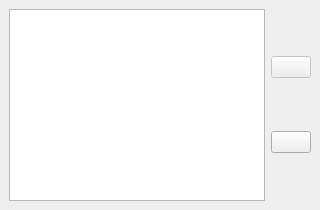
  <widget class="QDockWidget" name="dockStenoData">
   <property name="minimumSize">
    <size>
     <width>174</width>
     <height>113</height>
    </size>
   </property>
   <property name="windowTitle">
    <string>Reveal Steno</string>
   </property>
   <attribute name="dockWidgetArea">
    <number>8</number>
   </attribute>
   <widget class="QWidget" name="dockWidgetContents_7">
    <layout class="QHBoxLayout" name="horizontalLayout_8">
     <item>
      <widget class="QListWidget" name="parSteno">
       <property name="focusPolicy">
        <enum>Qt::NoFocus</enum>
       </property>
       <property name="contextMenuPolicy">
        <enum>Qt::NoContextMenu</enum>
       </property>
       <property name="horizontalScrollBarPolicy">
        <enum>Qt::ScrollBarAlwaysOff</enum>
       </property>
       <property name="editTriggers">
        <set>QAbstractItemView::NoEditTriggers</set>
       </property>
       <property name="alternatingRowColors">
        <bool>true</bool>
       </property>
       <property name="flow">
        <enum>QListView::LeftToRight</enum>
       </property>
       <property name="isWrapping" stdset="0">
        <bool>true</bool>
       </property>
       <property name="itemAlignment">
        <set>Qt::AlignLeading</set>
       </property>
      </widget>
     </item>
     <item>
      <layout class="QVBoxLayout" name="verticalLayout_22">
       <item>
        <widget class="QPushButton" name="downgradeRevealStenoEl">
         <property name="enabled">
          <bool>false</bool>
         </property>
         <property name="toolTip">
          <string>Downgrades selected element</string>
         </property>
         <property name="text">
          <string/>
         </property>
         <property name="icon">
          <iconset resource="resources/resources.qrc">
           <normaloff>:/arrow-270-medium.png</normaloff>:/arrow-270-medium.png</iconset>
         </property>
        </widget>
       </item>
       <item>
        <widget class="QPushButton" name="reveal_steno_refresh">
         <property name="focusPolicy">
          <enum>Qt::NoFocus</enum>
         </property>
         <property name="toolTip">
          <string>Refresh reveal steno display</string>
         </property>
         <property name="text">
          <string/>
         </property>
         <property name="icon">
          <iconset resource="resources/resources.qrc">
           <normaloff>:/arrow-circle-double-135.png</normaloff>:/arrow-circle-double-135.png</iconset>
         </property>
        </widget>
       </item>
      </layout>
     </item>
    </layout>
   </widget>
  </widget>
